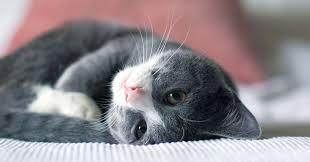
#> input picture data/cat.png, 310 x 162 px, found by its file name
$ jupyter execute 'size, blur, enhance, threshold.ipynb'
#> lines starting #> are read from the running program, lines starting #| are printed output that depends on the picture; after the words box and inside, x2 and y2 are one past the last pixel; in counts of white or black regions, pixels touching at a corner belong together
[cell 1]
import cv2
import matplotlib.pyplot as plt
import numpy as np

image_path = './data/cat.png'

image = cv2.imread(image_path)
#> image is the input picture: shape (162, 310, 3); mean B, G, R 137.5, 133.2, 139

print(image)
#> (printed output is left out)

[cell 2]
image_type = type(image)
image_height, image_width, image_channel = image.shape
#> image_height = 162; image_width = 310; image_channel = 3
print(image_type, image_height, image_width, image_channel)
#| <class 'numpy.ndarray'> 162 310 3

[cell 3]
imagey = cv2.cvtColor(image, cv2.COLOR_BGR2YUV)
#> imagey: shape (162, 310, 3); mean of channels 0, 1, 2 135.5, 128.8, 131
image = cv2.cvtColor(image, cv2.COLOR_BGR2RGB)


plt.imshow(image)
plt.title('original image')
plt.show()

[cell 4]
image_resize = cv2.resize(image, (224, 224))
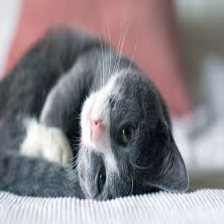
#> image_resize: shape (224, 224, 3); mean R, G, B 138.9, 133.1, 137.4

image_height, image_width, image_channel = image_resize.shape
#> image_height = 224; image_width = 224
print("image_resize.shape:\n", image_height, image_width, image_channel)
#| image_resize.shape:
#|  224 224 3

plt.imshow(image_resize)
plt.title('resized image')
plt.show()

[cell 5]
cv2.imwrite('./data/resize_cat.png', image_resize)
#> Out = True

[cell 6]
image_cropped = image[10:, :200]
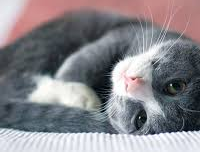
#> image_cropped: shape (152, 200, 3); mean R, G, B 135.4, 132.8, 138

plt.imshow(image_cropped)
plt.title('cropped image')
plt.show()

[cell 7]
image_blurred = cv2.blur(image, (45, 45))
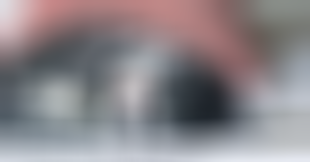
#> image_blurred: shape (162, 310, 3); mean R, G, B 138.9, 133.1, 137.4

plt.imshow(image_blurred)
plt.title('blurred image')
plt.show()

[cell 8]
kernel = np.ones((10, 10)) / 100

image_kernel = cv2.filter2D(image, -1, kernel)
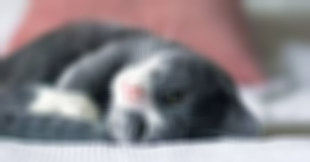
#> image_kernel: shape (162, 310, 3); mean R, G, B 138.8, 132.9, 137.2

plt.imshow(image_kernel)
plt.title('kerneled image')
plt.show()

[cell 9]
image_gaussianblur = cv2.GaussianBlur(image, (5, 5), 1)
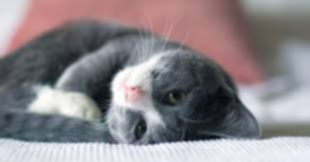
#> image_gaussianblur: shape (162, 310, 3); mean R, G, B 139, 133.2, 137.5

plt.imshow(image_gaussianblur)
plt.title('gaussian blurred image')
plt.show()

[cell 10]
kernel = np.array([[0, -1, 0],
                   [-1, 5, -1],
                   [0, -1, 0]])

image_sharp = cv2.filter2D(image, -1, kernel)
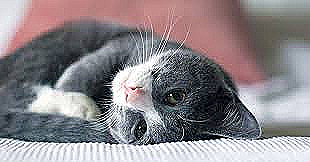
#> image_sharp: shape (162, 310, 3); mean R, G, B 139, 132.8, 136.7

plt.imshow(image_sharp)
plt.title('sharpened image')
plt.show()

[cell 11]
imageg = cv2.cvtColor(image, cv2.COLOR_RGB2GRAY)
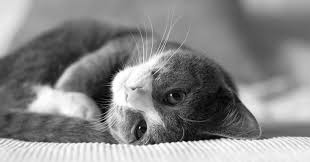
#> imageg: shape (162, 310); min 1, max 255, mean 135.5

image_enhanced = cv2.equalizeHist(imageg)
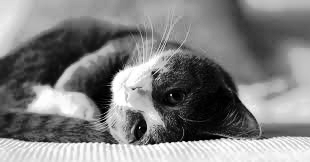
#> image_enhanced: shape (162, 310); min 0, max 255, mean 128.1

plt.imshow(imageg, 'gray')
plt.title('original image')
plt.show()

plt.imshow(image_enhanced, 'gray')
plt.title('enhanced image')
plt.show()

[cell 12]
imagey[:, :, 0] = cv2.equalizeHist(imagey[:, :, 0])
#> imagey: shape (162, 310, 3); mean of channels 0, 1, 2 128.1, 128.8, 131

imageyr = cv2.cvtColor(imagey, cv2.COLOR_YUV2RGB)
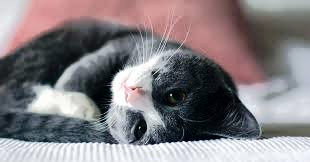
#> imageyr: shape (162, 310, 3); mean R, G, B 131.6, 126.1, 129.8

plt.imshow(imagey)
plt.title('original image')
plt.show()

plt.imshow(imageyr)
plt.title('equlizehisted image')
plt.show()

[cell 13]
max_output = 255
neighborhood_size = 99
subtract_from_mean = 10

image_binarized = cv2.adaptiveThreshold(imageg,
                                        max_output,
                                        cv2.ADAPTIVE_THRESH_GAUSSIAN_C,
                                        cv2.THRESH_BINARY,
                                        neighborhood_size,
                                        subtract_from_mean)
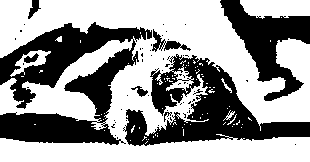
#> image_binarized: shape (162, 310); 59.9% white; 62 black regions (54 under 20 px), largest, box (x1, y1, x2, y2) and area: (0, 22, 152, 145) 8857, (123, 54, 310, 146) 6929, (220, 0, 310, 101) 3649

plt.imshow(image_binarized, 'gray')
plt.title('adaptive threshold image')
plt.show()

$ run again, with data/ex_image.png copied over data/cat.png
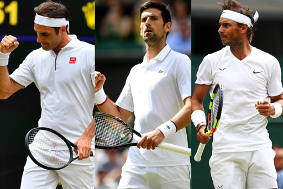
#> input picture data/ex_image.png, 283 x 189 px, found by its file name
#> image is the input picture: shape (189, 283, 3); mean B, G, R 130, 135.2, 140.3
#> (printed output is left out)
#| <class 'numpy.ndarray'> 189 283 3
#> `image_resize = cv2.resize(image, (224, 224))`:
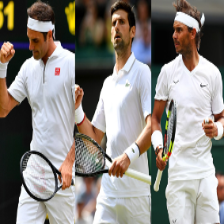
#> image_resize: shape (224, 224, 3); mean R, G, B 140.1, 135, 129.8
#| image_resize.shape:
#|  224 224 3
#> Out = True
#> `image_binarized = cv2.adaptiveThreshold(imageg, max_output, cv2.ADAPTI..`:
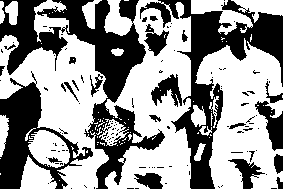
#> image_binarized: shape (189, 283); 58.6% white; 121 black regions (98 under 20 px), largest, box (x1, y1, x2, y2) and area: (0, 0, 165, 189) 8351, (140, 0, 283, 189) 6637, (0, 71, 93, 189) 3643

$ run again, with data/face01.png copied over data/cat.png
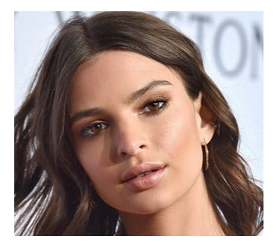
#> input picture data/face01.png, 280 x 245 px, found by its file name
#> image is the input picture: shape (245, 280, 3); mean B, G, R 139.1, 144.7, 163.9
#> (printed output is left out)
#| <class 'numpy.ndarray'> 245 280 3
#| image_resize.shape:
#|  224 224 3
#> Out = True
#> `image_binarized = cv2.adaptiveThreshold(imageg, max_output, cv2.ADAPTI..`:
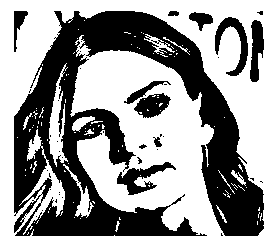
#> image_binarized: shape (245, 280); 60.4% white; 42 black regions (31 under 20 px), largest, box (x1, y1, x2, y2) and area: (14, 11, 264, 236) 23675, (117, 162, 176, 195) 708, (215, 17, 248, 76) 707
